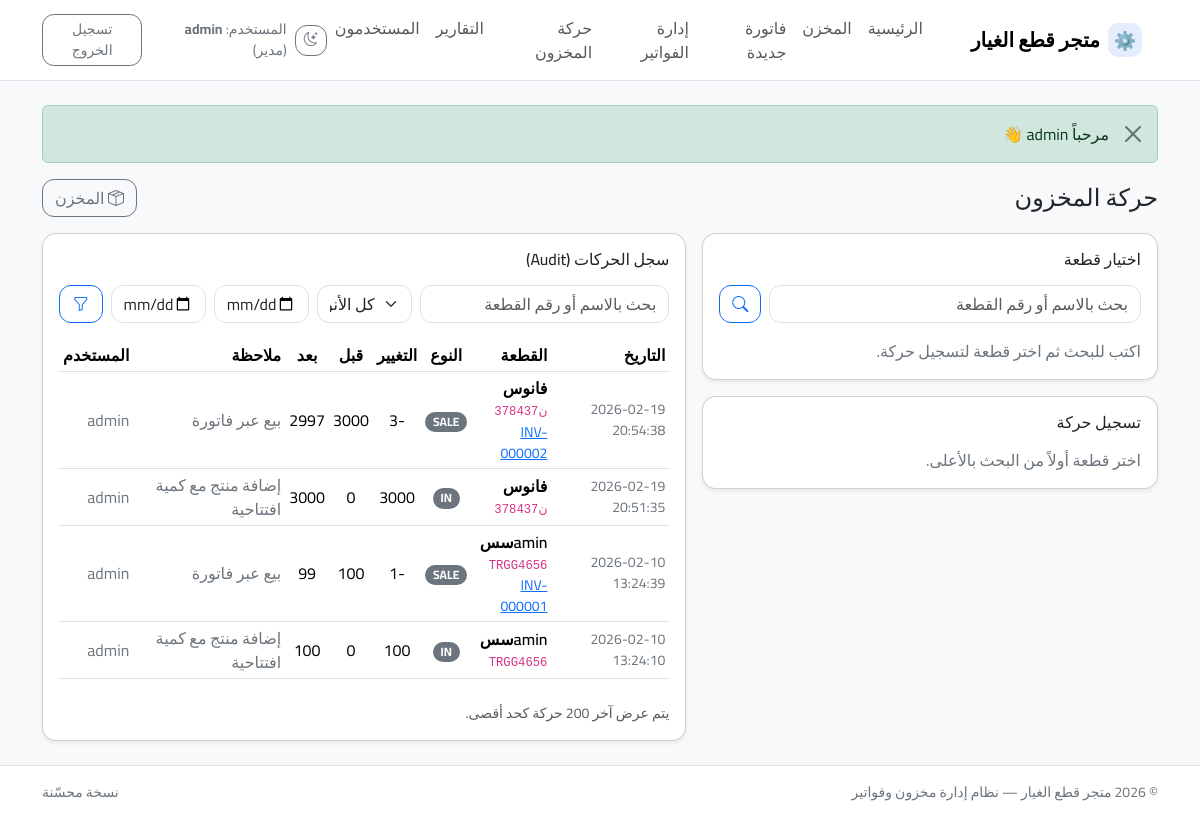
The page /movements.php (signed in) on the database its author committed.
### tables this page shows
CREATE TABLE users (
        id INTEGER PRIMARY KEY AUTOINCREMENT,
        username TEXT NOT NULL UNIQUE,
        password_hash TEXT NOT NULL,
        role TEXT NOT NULL DEFAULT 'كاشير',
        is_active INTEGER NOT NULL DEFAULT 1,
        created_at TEXT NOT NULL,
        updated_at TEXT NOT NULL
      );

CREATE TABLE inventory_movements (
        id INTEGER PRIMARY KEY AUTOINCREMENT,
        product_id INTEGER NOT NULL,
        movement_type TEXT NOT NULL,
        qty_change INTEGER NOT NULL,
        qty_before INTEGER NOT NULL,
        qty_after INTEGER NOT NULL,
        note TEXT,
        created_at TEXT NOT NULL,
        created_by INTEGER,
        ref_invoice_id INTEGER,
        ref_invoice_no TEXT,
        FOREIGN KEY(product_id) REFERENCES products(id) ON DELETE RESTRICT,
        FOREIGN KEY(created_by) REFERENCES users(id) ON DELETE SET NULL,
        FOREIGN KEY(ref_invoice_id) REFERENCES invoices(id) ON DELETE SET NULL
      );

CREATE TABLE products (
        id INTEGER PRIMARY KEY AUTOINCREMENT,
        name TEXT NOT NULL,
        product_no TEXT NOT NULL UNIQUE,
        car_type TEXT NOT NULL,
        car_brand TEXT NOT NULL,
        quantity INTEGER NOT NULL DEFAULT 0,
        cost_price REAL NOT NULL DEFAULT 0,
        sell_price REAL NOT NULL DEFAULT 0,
        min_qty INTEGER NOT NULL DEFAULT 5,
        created_at TEXT NOT NULL,
        updated_at TEXT NOT NULL
      );

### config.php (called while the page is built, shortened)
<?php
function h(string $s): string {
  return htmlspecialchars($s, ENT_QUOTES | ENT_SUBSTITUTE, 'UTF-8');
}
function flash_get_all(): array {
  $msgs = $_SESSION['flash'] ?? [];
  return $msgs;
}
function current_user(PDO $pdo): ?array {
  $stmt = $pdo->prepare('SELECT id, username, role, is_active FROM users WHERE id = ?');
  $stmt->execute([(int)$_SESSION['user_id']]);
  $u = $stmt->fetch(PDO::FETCH_ASSOC);
  return $u;
}

### movements.php (the view, shortened to what this page needs)
<?php
require_once __DIR__ . '/config.php';
$search_q = trim($_GET['q'] ?? '');
$search_results = [];
$selected_product = null;
$log_q = trim($_GET['log_q'] ?? '');
$log_type = trim($_GET['log_type'] ?? '');
$log_start = trim($_GET['log_start'] ?? '');
$log_end = trim($_GET['log_end'] ?? '');
$conds = [];
$params = [];
$where = $conds ? ('WHERE ' . implode(' AND ', $conds)) : '';
$stmt = $pdo->prepare(
  "SELECT m.*, p.name AS product_name, p.product_no, u.username AS user_name
   FROM inventory_movements m
   JOIN products p ON p.id = m.product_id
   LEFT JOIN users u ON u.id = m.created_by
   $where
   ORDER BY m.created_at DESC, m.id DESC
   LIMIT 200"
);
$stmt->execute($params);
$movements = $stmt->fetchAll(PDO::FETCH_ASSOC);
include __DIR__ . '/header.php';
?>
<div class="d-flex align-items-center justify-content-between flex-wrap gap-2 mb-3">
  <h1 class="h4 m-0">حركة المخزون</h1>
  <a class="btn btn-outline-secondary" href="products.php"><i class="bi bi-box-seam"></i> المخزن</a>
</div>
<div class="row g-3">
  <div class="col-12 col-lg-5">
    <div class="card shadow-sm">
      <div class="card-body">
        <h2 class="h6 mb-3">اختيار قطعة</h2>
        <form class="d-flex gap-2 mb-3" method="get">
          <input class="form-control" name="q" value="<?= h($search_q); ?>" placeholder="بحث بالاسم أو رقم القطعة">
          <button class="btn btn-outline-primary"><i class="bi bi-search"></i></button>
        </form>
        <?php if ($search_q !== ''): ?>
          <?php if ($search_results): ?>
            <div class="table-responsive">
              <table class="table table-sm align-middle">
                <thead>
                  <tr>
                    <th>القطعة</th>
                    <th class="text-center">الكمية</th>
                    <th class="text-end">اختيار</th>
                  </tr>
                </thead>
                <tbody>
                  <?php foreach ($search_results as $p):
                    $qty = (int)$p['quantity'];
                    $min = (int)$p['min_qty'];
                    $badge = 'success';
                    if ($qty === 0) $badge = 'danger';
                    else if ($qty <= $min) $badge = 'warning';
                  ?>
                    <tr>
                      <td>
                        <div class="fw-semibold"><?= h($p['name']); ?></div>
                        <div class="text-secondary small"><code><?= h($p['product_no']); ?></code></div>
                      </td>
                      <td class="text-center"><span class="badge text-bg-<?= h($badge); ?>"><?= $qty; ?></span></td>
                      <td class="text-end"><a class="btn btn-sm btn-primary" href="movements.php?product_id=<?= (int)$p['id']; ?>"><i class="bi bi-check2"></i></a></td>
                    </tr>
                  <?php endforeach; ?>
                </tbody>
              </table>
            </div>
          <?php else: ?>
            <div class="text-secondary">لا توجد نتائج.</div>
          <?php endif; ?>
        <?php else: ?>
          <div class="text-secondary">اكتب للبحث ثم اختر قطعة لتسجيل حركة.</div>
        <?php endif; ?>
      </div>
    </div>
    <div class="card shadow-sm mt-3">
      <div class="card-body">
        <h2 class="h6 mb-3">تسجيل حركة</h2>
        <?php if ($selected_product): ?>
          <div class="p-3 border rounded bg-body mb-3">
            <div class="fw-semibold"><?= h((string)$selected_product['name']); ?></div>
            <div class="text-secondary small"><code><?= h((string)$selected_product['product_no']); ?></code></div>
            <div class="mt-2">الكمية الحالية: <span class="badge text-bg-dark"><?= (int)$selected_product['quantity']; ?></span></div>
          </div>
          <form method="post">
            <?= csrf_field(); ?>
            <input type="hidden" name="action" value="create">
            <input type="hidden" name="product_id" value="<?= (int)$selected_product['id']; ?>">
            <div class="row g-2">
              <div class="col-12 col-md-4">
                <label class="form-label">نوع الحركة</label>
                <select class="form-select" name="movement_type" required>
                  <option value="IN">إضافة</option>
                  <option value="OUT">صرف</option>
                  <option value="RETURN">مرتجع</option>
                </select>
              </div>
              <div class="col-12 col-md-4">
                <label class="form-label">الكمية</label>
                <input class="form-control" name="qty" type="number" min="1" required>
              </div>
              <div class="col-12 col-md-4">
                <label class="form-label">ملاحظة</label>
                <input class="form-control" name="note" placeholder="اختياري">
              </div>
            </div>
            <div class="mt-3 d-grid">
              <button class="btn btn-success"><i class="bi bi-save2"></i> حفظ الحركة</button>
            </div>
          </form>
        <?php else: ?>
          <div class="text-secondary">اختر قطعة أولاً من البحث بالأعلى.</div>
        <?php endif; ?>
      </div>
    </div>
  </div>
  <div class="col-12 col-lg-7">
    <div class="card shadow-sm">
      <div class="card-body">
        <h2 class="h6 mb-3">سجل الحركات (Audit)</h2>
        <form class="row g-2 mb-3" method="get">
          <div class="col-12 col-lg-5">
            <input class="form-control" name="log_q" value="<?= h($log_q); ?>" placeholder="بحث بالاسم أو رقم القطعة">
          </div>
          <div class="col-6 col-lg-2">
            <select class="form-select" name="log_type">
              <option value="" <?= $log_type===''?'selected':''; ?>>كل الأنواع</option>
            </select>
          </div>
          <div class="col-6 col-lg-2">
            <input class="form-control" type="date" name="log_start" value="<?= h($log_start); ?>">
          </div>
          <div class="col-6 col-lg-2">
            <input class="form-control" type="date" name="log_end" value="<?= h($log_end); ?>">
          </div>
          <div class="col-6 col-lg-1 d-grid">
            <button class="btn btn-outline-primary"><i class="bi bi-funnel"></i></button>
          </div>
        </form>
        <?php if ($movements): ?>
          <div class="table-responsive">
            <table class="table table-sm align-middle">
              <thead>
                <tr>
                  <th>التاريخ</th>
                  <th>القطعة</th>
                  <th class="text-center">النوع</th>
                  <th class="text-center">التغيير</th>
                  <th class="text-center">قبل</th>
                  <th class="text-center">بعد</th>
                  <th>ملاحظة</th>
                  <th>المستخدم</th>
                </tr>
              </thead>
              <tbody>
                <?php foreach ($movements as $m): ?>
                  <tr>
                    <td class="text-secondary small"><?= h((string)$m['created_at']); ?></td>
                    <td>
                      <div class="fw-semibold"><?= h((string)$m['product_name']); ?></div>
                      <div class="text-secondary small"><code><?= h((string)$m['product_no']); ?></code></div>
                      <?php if (!empty($m['ref_invoice_no'])): ?>
                        <div class="small"><a href="invoice_print.php?id=<?= (int)($m['ref_invoice_id'] ?? 0); ?>"><?= h((string)$m['ref_invoice_no']); ?></a></div>
                      <?php endif; ?>
                    </td>
                    <td class="text-center"><span class="badge text-bg-secondary"><?= h((string)$m['movement_type']); ?></span></td>
                    <td class="text-center"><?= (int)$m['qty_change']; ?></td>
                    <td class="text-center"><?= (int)$m['qty_before']; ?></td>
                    <td class="text-center"><?= (int)$m['qty_after']; ?></td>
                    <td class="text-secondary"><?= h((string)($m['note'] ?? '')); ?></td>
                    <td class="text-secondary"><?= h((string)($m['user_name'] ?? '')); ?></td>
                  </tr>
                <?php endforeach; ?>
              </tbody>
            </table>
          </div>
        <?php else: ?>
          <div class="text-secondary">لا توجد حركات.</div>
        <?php endif; ?>
        <div class="form-text mt-2">يتم عرض آخر 200 حركة كحد أقصى.</div>
      </div>
    </div>
  </div>
</div>
<?php include __DIR__ . '/footer.php'; ?>

### header.php (shortened to what this page needs)
<?php
require_once __DIR__ . '/config.php';
$user = current_user($pdo);
?>
<!doctype html>
<html lang="ar" dir="rtl" data-bs-theme="light">
<head>
  <link href="https://cdn.jsdelivr.net/npm/bootstrap@5.3.3/dist/css/bootstrap.min.css" rel="stylesheet">
  <link rel="stylesheet" href="https://cdn.jsdelivr.net/npm/bootstrap-icons@1.11.3/font/bootstrap-icons.min.css">
  <link rel="stylesheet" href="assets/styles.css">
</head>
<body class="bg-body-tertiary">
<nav class="navbar navbar-expand-lg bg-body border-bottom sticky-top">
  <div class="container">
    <a class="navbar-brand fw-bold d-flex align-items-center gap-2" href="index.php">
      <span class="brand-mark">⚙️</span>
      <span><?= h(STORE_NAME); ?></span>
    </a>
    <div class="collapse navbar-collapse" id="nav">
      <?php if ($user): ?>
      <ul class="navbar-nav me-auto mb-2 mb-lg-0">
        <li class="nav-item"><a class="nav-link" href="index.php">الرئيسية</a></li>
        <?php if (in_array($user['role'], ['مدير','مخزن'], true)): ?>
          <li class="nav-item">
            <a class="nav-link" href="products.php">
              المخزن
            </a>
          </li>
        <?php endif; ?>
        <?php if (in_array($user['role'], ['مدير','كاشير'], true)): ?>
          <li class="nav-item"><a class="nav-link" href="sales.php">فاتورة جديدة</a></li>
          <li class="nav-item"><a class="nav-link" href="invoices.php">إدارة الفواتير</a></li>
        <?php endif; ?>
        <?php if (in_array($user['role'], ['مدير','مخزن'], true)): ?>
          <li class="nav-item"><a class="nav-link" href="movements.php">حركة المخزون</a></li>
        <?php endif; ?>
        <?php if (in_array($user['role'], ['مدير'], true)): ?>
          <li class="nav-item"><a class="nav-link" href="reports.php">التقارير</a></li>
          <li class="nav-item"><a class="nav-link" href="users.php">المستخدمون</a></li>
        <?php endif; ?>
      </ul>
      <?php endif; ?>
      <div class="d-flex align-items-center gap-2 ms-auto">
        <button class="btn btn-outline-secondary btn-sm" id="themeToggle" type="button" title="وضع مظلم/فاتح">
          <i class="bi bi-moon-stars"></i>
        </button>
        <?php if ($user): ?>
          <span class="text-secondary small d-none d-lg-inline">
            المستخدم: <strong><?= h($user['username']); ?></strong> (<?= h($user['role']); ?>)
          </span>
          <a class="btn btn-outline-secondary btn-sm" href="logout.php">تسجيل الخروج</a>
        <?php else: ?>
          <a class="btn btn-outline-primary btn-sm" href="login.php">تسجيل الدخول</a>
        <?php endif; ?>
      </div>
    </div>
  </div>
</nav>
<main class="container py-4">
<?php foreach (flash_get_all() as $f): ?>
  <div class="alert alert-<?= h($f['type']); ?> alert-dismissible fade show" role="alert">
    <?= h($f['msg']); ?>
    <button type="button" class="btn-close" data-bs-dismiss="alert"></button>
  </div>
<?php endforeach; ?>

### footer.php (shortened to what this page needs)
</main>
<footer class="border-top bg-body">
  <div class="container py-3 small text-secondary d-flex flex-wrap justify-content-between gap-2">
    <div>© <?= date('Y'); ?> <?= h(STORE_NAME); ?> — نظام إدارة مخزون وفواتير</div>
    <div class="text-secondary">نسخة محسّنة</div>
  </div>
</footer>
</body>
</html>

### assets/styles.css (style rules this page uses)
:root { --brand: #2563EB; --brand-2: #16A34A; --radius: 14px; }
html, body { font-family: "Cairo", system-ui, -apple-system, "Segoe UI", Tahoma, Arial, sans-serif; }
code { direction: ltr; unicode-bidi: bidi-override; }
.table th, .table td { vertical-align: middle; }
.navbar .navbar-brand .brand-mark { display: inline-flex; align-items: center; justify-content: center; width: 34px; height: 34px; border-radius: 10px; background: rgba(37,99,235,0.12); color: var(--brand); font-size: 18px; }
.card { border-radius: var(--radius); }
.btn { border-radius: 12px; }
.form-control, .form-select { border-radius: 12px; }
.badge { border-radius: 999px; }

### rows shown on the page
users: username "admin", role "مدير"
inventory_movements: created_at "2026-02-19 20:54:38", product.name "فانوس", product.product_no "378437ن", ref_invoice_no "INV-000002", movement_type "SALE", qty_change "-3", qty_before "3000", qty_after "2997", note "بيع عبر فاتورة", created_by.username "admin"
inventory_movements: created_at "2026-02-19 20:51:35", product.name "فانوس", product.product_no "378437ن", movement_type "IN", qty_change "3000", qty_before "0", qty_after "3000", note "إضافة منتج مع كمية افتتاحية", created_by.username "admin"
inventory_movements: created_at "2026-02-10 13:24:39", product.name "aminسس", product.product_no "TRGG4656", ref_invoice_no "INV-000001", movement_type "SALE", qty_change "-1", qty_before "100", qty_after "99", note "بيع عبر فاتورة", created_by.username "admin"
inventory_movements: created_at "2026-02-10 13:24:10", product.name "aminسس", product.product_no "TRGG4656", movement_type "IN", qty_change "100", qty_before "0", qty_after "100", note "إضافة منتج مع كمية افتتاحية", created_by.username "admin"

### other values the page prints
STORE_NAME "متجر قطع الغيار"
$f['msg'] "مرحباً admin 👋"
